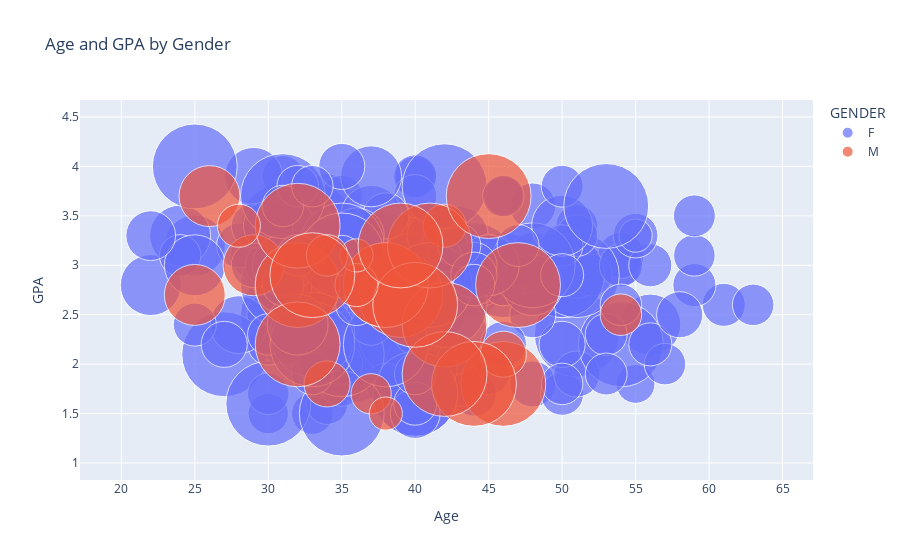
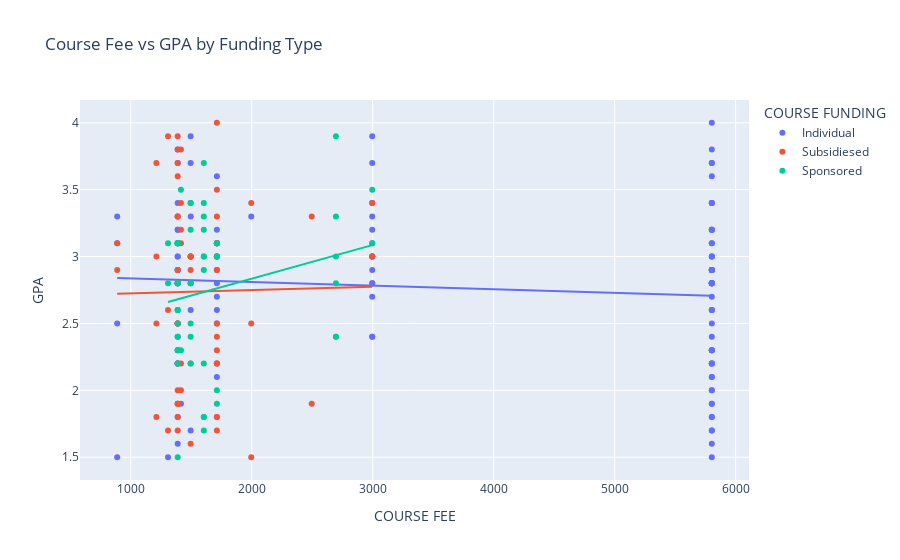
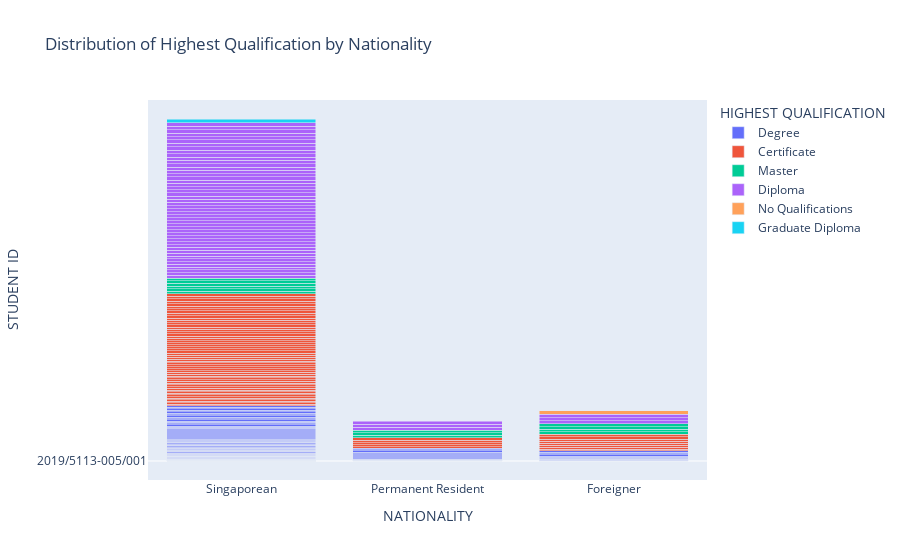

Notebook cell for these charts, in order:
### Code cell
# 1. Age and GPA by Gender: Bubble Chart
bubble_chart = px.scatter(data, x='Age', y='GPA', size='COURSE FEE', color='GENDER', 
                          title='Age and GPA by Gender', hover_name='DESIGNATION',
                          size_max=60)

# 2. Course Fee vs GPA by Funding Type: Scatter Plot with Trendlines
scatter_trendline = px.scatter(data, x='COURSE FEE', y='GPA', color='COURSE FUNDING',
                               title='Course Fee vs GPA by Funding Type', trendline='ols')

# 3. Distribution of Highest Qualification by Nationality: Stacked Bar Chart
stacked_bar = px.bar(data, x='NATIONALITY', y='STUDENT ID', color='HIGHEST QUALIFICATION', 
                     title='Distribution of Highest Qualification by Nationality', barmode='stack')

# 4. GPA Distribution by Designation: Box Plot
box_plot = px.box(data, x='DESIGNATION', y='GPA', color='DESIGNATION', title='GPA Distribution by Designation')

# 5. Age vs Course Fee by Gender and Nationality: 3D Scatter Plot
scatter_3d = px.scatter_3d(data, x='Age', y='COURSE FEE', z='GPA', color='GENDER', symbol='NATIONALITY',
                           title='Age vs Course Fee by Gender and Nationality')

# Save the plots as HTML files
bubble_chart.show()
scatter_trendline.show()
stacked_bar.show()
box_plot.show()
scatter_3d.show()

### Figure 1 — Plotly figure (JSON) as saved in the notebook; plotly's stock layout.template omitted (floating-point values rounded to 4 significant figures; data arrays with more than 128 entries replaced by an {"elided": "..."} marker saying what was removed)
{"data": [{"hovertemplate": "<b>%{hovertext}</b><br><br>GENDER=F<br>Age=%{x}<br>GPA=%{y}<br>COURSE FEE=%{marker.size}<extra></extra>", "hovertext": {"elided": "215 str values"}, "legendgroup": "F", "marker": {"color": "#636efa", "size": {"elided": "215 int values"}, "sizemode": "area", "sizeref": 1.612, "symbol": "circle"}, "mode": "markers", "name": "F", "orientation": "v", "showlegend": true, "type": "scatter", "x": {"elided": "215 int values"}, "xaxis": "x", "y": {"elided": "215 float values"}, "yaxis": "y"}, {"hovertemplate": "<b>%{hovertext}</b><br><br>GENDER=M<br>Age=%{x}<br>GPA=%{y}<br>COURSE FEE=%{marker.size}<extra></extra>", "hovertext": ["HR Executive (TA Operations)", "Helpdesk Manager", "HR Executive", "Early Childhood Support Office", "Manager", "Bank Executive", "Manager", "Senior Recruitment Manager", "Assistant Vice-President", "HR Executive", "Recruitment Consultant", "Assistant Manager, Human Resources", "Head of HR", "Manager", "Senior Manager", "Service Crew", "N.A.", "Consultant", "HR Executive", "Officer, Administration and Operations", "Senior Executive, Human Resource", "Teacher", "Admin Support Assistance", "Senior Analyst, Compensation & Benefits", "Operations Executive", "No Designation", "Audit Associate", "Senior Manager", "Lecturer"], "legendgroup": "M", "marker": {"color": "#EF553B", "size": [2996, 5803, 5803, 1712, 1712, 5803, 5803, 5803, 5803, 1308, 5803, 888, 5803, 1495, 1388, 2996, 5803, 5803, 1495, 888, 5803, 5803, 2996, 5803, 1388, 1495, 5803, 5803, 5803], "sizemode": "area", "sizeref": 1.612, "symbol": "circle"}, "mode": "markers", "name": "M", "orientation": "v", "showlegend": true, "type": "scatter", "x": [29, 46, 39, 34, 46, 38, 42, 38, 44, 37, 32, 38, 42, 42, 54, 25, 41, 40, 36, 36, 32, 47, 26, 32, 34, 28, 33, 39, 45], "xaxis": "x", "y": [3, 1.8, 2.7, 1.8, 2.1, 2.8, 2.4, 2.8, 1.8, 1.7, 2.8, 1.5, 1.9, 3.4, 2.5, 2.7, 3.2, 2.6, 2.8, 3.1, 2.2, 2.8, 3.7, 3.4, 3.1, 3.4, 2.9, 3.2, 3.7], "yaxis": "y"}], "layout": {"legend": {"itemsizing": "constant", "title": {"text": "GENDER"}, "tracegroupgap": 0}, "title": {"text": "Age and GPA by Gender"}, "xaxis": {"anchor": "y", "domain": [0, 1], "title": {"text": "Age"}}, "yaxis": {"anchor": "x", "domain": [0, 1], "title": {"text": "GPA"}}}}

### Figure 2 — Plotly figure (JSON) as saved in the notebook; plotly's stock layout.template omitted (floating-point values rounded to 4 significant figures; data arrays with more than 128 entries replaced by an {"elided": "..."} marker saying what was removed)
{"data": [{"hovertemplate": "COURSE FUNDING=Individual<br>COURSE FEE=%{x}<br>GPA=%{y}<extra></extra>", "legendgroup": "Individual", "marker": {"color": "#636efa", "symbol": "circle"}, "mode": "markers", "name": "Individual", "orientation": "v", "showlegend": true, "type": "scatter", "x": {"elided": "133 int values"}, "xaxis": "x", "y": {"elided": "133 float values"}, "yaxis": "y"}, {"hovertemplate": "<b>OLS trendline</b><br>GPA = -2.68582e-05 * COURSE FEE + 2.86301<br>R<sup>2</sup>=0.009215<br><br>COURSE FUNDING=Individual<br>COURSE FEE=%{x}<br>GPA=%{y} <b>(trend)</b><extra></extra>", "legendgroup": "Individual", "marker": {"color": "#636efa", "symbol": "circle"}, "mode": "lines", "name": "Individual", "showlegend": false, "type": "scatter", "x": {"elided": "133 int values"}, "xaxis": "x", "y": {"elided": "133 float values"}, "yaxis": "y"}, {"hovertemplate": "COURSE FUNDING=Subsidiesed<br>COURSE FEE=%{x}<br>GPA=%{y}<extra></extra>", "legendgroup": "Subsidiesed", "marker": {"color": "#EF553B", "symbol": "circle"}, "mode": "markers", "name": "Subsidiesed", "orientation": "v", "showlegend": true, "type": "scatter", "x": [1212, 2996, 1388, 1388, 1712, 1712, 1712, 1712, 1388, 2496, 1388, 1495, 1388, 1388, 1712, 1308, 1415, 1712, 1415, 1712, 1212, 1388, 1388, 1712, 1996, 888, 1308, 1495, 1415, 1388, 1996, 1495, 1495, 1388, 1212, 1388, 1388, 1388, 2996, 1388, 1712, 1388, 1388, 1415, 1388, 1712, 888, 1308, 1388, 1712, 1495, 2496, 1212, 1996, 1712, 1712, 1415, 1415, 1388, 1712, 1388, 1388], "xaxis": "x", "y": [1.8, 3, 3.1, 2.5, 1.7, 1.8, 3.1, 2.3, 1.9, 1.9, 2.5, 3, 2.2, 2, 3.1, 2.6, 3.4, 2.4, 2.2, 3, 3, 1.7, 2.9, 2.2, 2.5, 2.9, 1.7, 2.2, 2, 1.8, 1.5, 3, 1.6, 2.8, 2.5, 1.9, 3.3, 1.9, 3.4, 2.5, 2.5, 3.9, 3.3, 3.1, 2.8, 3.3, 3.1, 3.9, 3.1, 3.5, 2.9, 3.3, 3.7, 3.4, 2.2, 2.9, 3.2, 3.8, 3.6, 4, 3.8, 3.7], "yaxis": "y"}, {"hovertemplate": "<b>OLS trendline</b><br>GPA = 2.51309e-05 * COURSE FEE + 2.69955<br>R<sup>2</sup>=0.000202<br><br>COURSE FUNDING=Subsidiesed<br>COURSE FEE=%{x}<br>GPA=%{y} <b>(trend)</b><extra></extra>", "legendgroup": "Subsidiesed", "marker": {"color": "#EF553B", "symbol": "circle"}, "mode": "lines", "name": "Subsidiesed", "showlegend": false, "type": "scatter", "x": [888, 888, 1212, 1212, 1212, 1212, 1308, 1308, 1308, 1388, 1388, 1388, 1388, 1388, 1388, 1388, 1388, 1388, 1388, 1388, 1388, 1388, 1388, 1388, 1388, 1388, 1388, 1388, 1388, 1388, 1415, 1415, 1415, 1415, 1415, 1415, 1495, 1495, 1495, 1495, 1495, 1712, 1712, 1712, 1712, 1712, 1712, 1712, 1712, 1712, 1712, 1712, 1712, 1712, 1712, 1996, 1996, 1996, 2496, 2496, 2996, 2996], "xaxis": "x", "y": [2.722, 2.722, 2.73, 2.73, 2.73, 2.73, 2.732, 2.732, 2.732, 2.734, 2.734, 2.734, 2.734, 2.734, 2.734, 2.734, 2.734, 2.734, 2.734, 2.734, 2.734, 2.734, 2.734, 2.734, 2.734, 2.734, 2.734, 2.734, 2.734, 2.734, 2.735, 2.735, 2.735, 2.735, 2.735, 2.735, 2.737, 2.737, 2.737, 2.737, 2.737, 2.743, 2.743, 2.743, 2.743, 2.743, 2.743, 2.743, 2.743, 2.743, 2.743, 2.743, 2.743, 2.743, 2.743, 2.75, 2.75, 2.75, 2.762, 2.762, 2.775, 2.775], "yaxis": "y"}, {"hovertemplate": "COURSE FUNDING=Sponsored<br>COURSE FEE=%{x}<br>GPA=%{y}<extra></extra>", "legendgroup": "Sponsored", "marker": {"color": "#00cc96", "symbol": "circle"}, "mode": "markers", "name": "Sponsored", "orientation": "v", "showlegend": true, "type": "scatter", "x": [1604, 1604, 1495, 1388, 1388, 1388, 1712, 1495, 1495, 1415, 2996, 1712, 1604, 1388, 2696, 1712, 1604, 1604, 1388, 2696, 1388, 1388, 2696, 1495, 1604, 1388, 1388, 1388, 1495, 1495, 1604, 2696, 1308, 1604, 1604, 2996, 1712, 1388, 2696, 1415, 1604, 1495, 1604, 1388, 1388, 1388, 2696, 1308, 1388], "xaxis": "x", "y": [2.2, 1.7, 2.8, 1.5, 3.1, 3.1, 1.9, 2.2, 2.5, 2.3, 3.1, 3.1, 1.8, 2.2, 2.4, 2, 1.8, 3, 2.8, 3.3, 3.1, 2.3, 2.4, 3.4, 3.2, 2.4, 2.5, 3.1, 2.4, 2.8, 3.7, 3.9, 2.8, 3.4, 2.9, 3.5, 3, 2.6, 2.8, 3.5, 3.3, 3.2, 3, 2.6, 2.6, 2.8, 3, 3.1, 3.1], "yaxis": "y"}, {"hovertemplate": "<b>OLS trendline</b><br>GPA = 0.0002519 * COURSE FEE + 2.33049<br>R<sup>2</sup>=0.051934<br><br>COURSE FUNDING=Sponsored<br>COURSE FEE=%{x}<br>GPA=%{y} <b>(trend)</b><extra></extra>", "legendgroup": "Sponsored", "marker": {"color": "#00cc96", "symbol": "circle"}, "mode": "lines", "name": "Sponsored", "showlegend": false, "type": "scatter", "x": [1308, 1308, 1388, 1388, 1388, 1388, 1388, 1388, 1388, 1388, 1388, 1388, 1388, 1388, 1388, 1388, 1388, 1415, 1415, 1495, 1495, 1495, 1495, 1495, 1495, 1495, 1604, 1604, 1604, 1604, 1604, 1604, 1604, 1604, 1604, 1604, 1604, 1712, 1712, 1712, 1712, 2696, 2696, 2696, 2696, 2696, 2696, 2996, 2996], "xaxis": "x", "y": [2.66, 2.66, 2.68, 2.68, 2.68, 2.68, 2.68, 2.68, 2.68, 2.68, 2.68, 2.68, 2.68, 2.68, 2.68, 2.68, 2.68, 2.687, 2.687, 2.707, 2.707, 2.707, 2.707, 2.707, 2.707, 2.707, 2.735, 2.735, 2.735, 2.735, 2.735, 2.735, 2.735, 2.735, 2.735, 2.735, 2.735, 2.762, 2.762, 2.762, 2.762, 3.01, 3.01, 3.01, 3.01, 3.01, 3.01, 3.085, 3.085], "yaxis": "y"}], "layout": {"legend": {"title": {"text": "COURSE FUNDING"}, "tracegroupgap": 0}, "title": {"text": "Course Fee vs GPA by Funding Type"}, "xaxis": {"anchor": "y", "domain": [0, 1], "title": {"text": "COURSE FEE"}}, "yaxis": {"anchor": "x", "domain": [0, 1], "title": {"text": "GPA"}}}}

### Figure 3 — Plotly figure (JSON) as saved in the notebook; plotly's stock layout.template omitted (floating-point values rounded to 4 significant figures)
{"data": [{"alignmentgroup": "True", "hovertemplate": "HIGHEST QUALIFICATION=Degree<br>NATIONALITY=%{x}<br>STUDENT ID=%{y}<extra></extra>", "legendgroup": "Degree", "marker": {"color": "#636efa", "pattern": {"shape": ""}}, "name": "Degree", "offsetgroup": "Degree", "orientation": "v", "showlegend": true, "textposition": "auto", "type": "bar", "x": ["Singaporean", "Permanent Resident", "Singaporean", "Singaporean", "Singaporean", "Foreigner", "Singaporean", "Permanent Resident", "Singaporean", "Singaporean", "Singaporean", "Singaporean", "Singaporean", "Singaporean", "Singaporean", "Permanent Resident", "Singaporean", "Permanent Resident", "Singaporean", "Singaporean", "Singaporean", "Singaporean", "Singaporean", "Permanent Resident", "Permanent Resident", "Singaporean", "Singaporean", "Singaporean", "Singaporean", "Singaporean", "Singaporean", "Singaporean", "Foreigner", "Singaporean", "Singaporean", "Singaporean", "Foreigner", "Singaporean", "Permanent Resident", "Singaporean", "Singaporean", "Singaporean", "Singaporean", "Singaporean", "Permanent Resident", "Singaporean", "Singaporean", "Singaporean", "Singaporean", "Singaporean", "Singaporean", "Permanent Resident", "Singaporean", "Singaporean", "Singaporean", "Singaporean", "Singaporean", "Singaporean", "Permanent Resident", "Singaporean", "Foreigner", "Singaporean", "Foreigner", "Singaporean", "Singaporean", "Singaporean", "Singaporean", "Singaporean", "Singaporean", "Singaporean", "Foreigner", "Singaporean", "Singaporean", "Singaporean", "Permanent Resident", "Permanent Resident", "Singaporean", "Singaporean", "Foreigner", "Foreigner", "Singaporean", "Permanent Resident", "Singaporean", "Foreigner", "Singaporean", "Permanent Resident", "Singaporean", "Singaporean", "Singaporean", "Singaporean", "Singaporean", "Foreigner", "Singaporean", "Singaporean", "Singaporean", "Permanent Resident", "Permanent Resident", "Permanent Resident", "Singaporean", "Singaporean", "Singaporean", "Singaporean", "Singaporean", "Foreigner"], "xaxis": "x", "y": ["2019/5113-005/001", "2019/2102-063/004", "2019/5113-006/003", "2019/2102-064/017", "2019/5112-006/005", "2019/1101-007/003", "2019/2102-063/001", "2019/2102-065/025", "2019/5112-005/001", "2019/5112-007/010", "2019/2102-065/043", "2019/5112-005/003", "2019/2102-065/040", "2019/1101-010/017", "2019/2102-065/038", "2019/2101-106/001", "2019/5113-007/004", "2019/5113-007/006", "2020/5113-009/005", "2019/2102-063/006", "2020/5113-009/006", "2019/5112-008/017", "2019/2102-065/034", "2019/2102-064/015", "2020/5112-009/001", "2019/5112-005/002", "2019/5113-005/002", "2020/5113-009/004", "2019/2102-065/024", "2020/2102-069/013", "2020/5112-012/015", "2020/1101-017/019", "2019/2102-066/049", "2019/2102-064/011", "2020/2101-112/011", "2020/2102-070/032", "2019/2102-066/050", "2020/5113-012/015", "2019/5112-008/018", "2020/5112-011/009", "2020/5113-011/014", "2020/2102-070/042", "2019/2102-064/016", "2020/5113-009/003", "2019/2102-065/039", "2020/5112-012/011", "2020/2101-112/010", "2020/2102-070/039", "2020/2102-070/040", "2020/5113-012/017", "2020/1101-014/004", "2020/2102-068/005", "2019/2102-064/018", "2020/5113-010/009", "2020/5112-012/010", "2020/2102-068/001", "2019/5112-007/012", "2020/2102-070/037", "2019/2102-067/057", "2020/2102-069/012", "2019/5112-007/009", "2019/5113-008/008", "2019/2102-066/051", "2020/1101-016/012", "2019/5113-007/005", "2019/2102-067/055", "2020/1101-015/009", "2019/5112-008/013", "2020/2102-070/029", "2019/2102-067/053", "2019/2102-065/029", "2020/2102-070/028", "2020/5113-012/016", "2020/5112-010/005", "2019/2102-065/031", "2020/2102-069/017", "2020/5113-009/002", "2020/5112-009/002", "2019/5112-007/007", "2019/2102-067/056", "2020/5112-010/003", "2019/2102-065/042", "2020/2102-068/010", "2019/2101-109/016", "2020/5112-011/007", "2019/1101-010/012", "2020/5112-011/008", "2020/2102-070/027", "2020/2101-111/005", "2019/5112-008/014", "2020/1101-015/010", "2019/5112-008/016", "2020/2102-068/008", "2020/5113-011/010", "2020/5113-009/001", "2020/5112-010/004", "2020/2102-068/011", "2020/2102-068/009", "2020/2102-070/041", "2020/5112-012/013", "2020/1101-016/013", "2020/5112-011/006", "2020/2102-070/030", "2020/5113-012/018"], "yaxis": "y"}, {"alignmentgroup": "True", "hovertemplate": "HIGHEST QUALIFICATION=Certificate<br>NATIONALITY=%{x}<br>STUDENT ID=%{y}<extra></extra>", "legendgroup": "Certificate", "marker": {"color": "#EF553B", "pattern": {"shape": ""}}, "name": "Certificate", "offsetgroup": "Certificate", "orientation": "v", "showlegend": true, "textposition": "auto", "type": "bar", "x": ["Permanent Resident", "Singaporean", "Singaporean", "Singaporean", "Singaporean", "Singaporean", "Singaporean", "Singaporean", "Singaporean", "Singaporean", "Singaporean", "Singaporean", "Singaporean", "Singaporean", "Singaporean", "Singaporean", "Singaporean", "Foreigner", "Foreigner", "Permanent Resident", "Singaporean", "Singaporean", "Singaporean", "Singaporean", "Singaporean", "Singaporean", "Singaporean", "Singaporean", "Singaporean", "Foreigner", "Singaporean", "Singaporean", "Singaporean", "Foreigner", "Singaporean", "Singaporean", "Singaporean", "Singaporean", "Singaporean", "Singaporean", "Permanent Resident", "Foreigner", "Singaporean", "Singaporean", "Foreigner", "Singaporean", "Singaporean", "Foreigner", "Singaporean", "Singaporean", "Singaporean", "Singaporean", "Singaporean", "Singaporean", "Singaporean", "Singaporean", "Singaporean", "Singaporean", "Singaporean", "Permanent Resident", "Singaporean", "Foreigner", "Singaporean", "Singaporean", "Singaporean", "Singaporean", "Permanent Resident", "Singaporean", "Singaporean"], "xaxis": "x", "y": ["2019/1101-008/006", "2019/2101-107/008", "2019/1101-008/008", "2019/2101-107/005", "2019/1101-008/009", "2019/2101-108/010", "2019/2102-067/054", "2019/1101-012/030", "2019/1101-010/014", "2019/1101-010/015", "2019/2102-063/009", "2019/2102-063/008", "2019/2101-107/009", "2019/2102-066/044", "2019/1101-007/002", "2019/2102-064/020", "2019/1101-012/031", "2019/2101-108/011", "2019/1101-010/019", "2020/1101-014/006", "2019/1101-011/029", "2019/2101-109/019", "2020/1101-013/001", "2020/1101-013/003", "2019/1101-011/026", "2019/2101-108/012", "2019/1101-010/022", "2019/2102-065/032", "2019/2102-065/023", "2019/2101-109/023", "2020/2102-068/006", "2019/2101-107/006", "2020/2101-111/008", "2019/1101-009/011", "2019/2102-063/005", "2020/2102-070/043", "2020/2102-070/038", "2020/2102-068/007", "2020/1101-016/014", "2019/2101-107/004", "2019/2101-106/002", "2020/2102-070/023", "2019/2101-109/018", "2020/2101-110/001", "2020/2102-070/033", "2019/2102-063/002", "2020/1101-017/018", "2019/1101-007/001", "2019/1101-010/016", "2020/1101-013/002", "2020/2101-111/006", "2019/2101-108/014", "2019/2101-107/007", "2019/1101-009/010", "2019/2101-109/015", "2019/2101-109/022", "2019/1101-012/033", "2020/2101-110/002", "2020/2101-111/009", "2019/1101-011/027", "2019/1101-011/025", "2019/2101-109/017", "2019/2101-109/021", "2020/2101-111/004", "2020/2102-069/022", "2020/2101-111/007", "2020/2102-069/018", "2020/2102-069/014", "2020/2102-070/026"], "yaxis": "y"}, {"alignmentgroup": "True", "hovertemplate": "HIGHEST QUALIFICATION=Master<br>NATIONALITY=%{x}<br>STUDENT ID=%{y}<extra></extra>", "legendgroup": "Master", "marker": {"color": "#00cc96", "pattern": {"shape": ""}}, "name": "Master", "offsetgroup": "Master", "orientation": "v", "showlegend": true, "textposition": "auto", "type": "bar", "x": ["Permanent Resident", "Permanent Resident", "Singaporean", "Permanent Resident", "Singaporean", "Singaporean", "Foreigner", "Foreigner", "Singaporean", "Foreigner", "Foreigner", "Singaporean", "Singaporean"], "xaxis": "x", "y": ["2019/1101-008/007", "2019/2102-067/058", "2019/5112-008/015", "2019/2102-065/037", "2019/5113-008/007", "2020/5113-011/013", "2020/1101-014/008", "2020/5113-010/008", "2020/5113-010/007", "2019/2102-065/027", "2020/2102-070/036", "2020/5113-011/011", "2020/5112-012/012"], "yaxis": "y"}, {"alignmentgroup": "True", "hovertemplate": "HIGHEST QUALIFICATION=Diploma<br>NATIONALITY=%{x}<br>STUDENT ID=%{y}<extra></extra>", "legendgroup": "Diploma", "marker": {"color": "#ab63fa", "pattern": {"shape": ""}}, "name": "Diploma", "offsetgroup": "Diploma", "orientation": "v", "showlegend": true, "textposition": "auto", "type": "bar", "x": ["Singaporean", "Singaporean", "Singaporean", "Singaporean", "Singaporean", "Singaporean", "Singaporean", "Singaporean", "Singaporean", "Singaporean", "Permanent Resident", "Singaporean", "Singaporean", "Singaporean", "Singaporean", "Foreigner", "Singaporean", "Singaporean", "Singaporean", "Singaporean", "Singaporean", "Singaporean", "Singaporean", "Singaporean", "Singaporean", "Permanent Resident", "Singaporean", "Singaporean", "Singaporean", "Singaporean", "Singaporean", "Singaporean", "Singaporean", "Singaporean", "Singaporean", "Singaporean", "Singaporean", "Permanent Resident", "Foreigner", "Singaporean", "Singaporean", "Foreigner", "Singaporean", "Singaporean", "Singaporean", "Singaporean", "Singaporean", "Singaporean", "Singaporean", "Singaporean", "Singaporean", "Singaporean", "Singaporean", "Singaporean", "Singaporean", "Singaporean"], "xaxis": "x", "y": ["2019/1101-007/005", "2019/2102-065/033", "2019/2102-064/012", "2019/2102-064/021", "2019/1101-010/024", "2019/5112-006/006", "2019/5112-006/004", "2019/2102-066/047", "2019/1101-010/013", "2019/1101-010/023", "2019/2102-065/030", "2019/1101-010/021", "2019/2102-066/052", "2019/2102-064/014", "2019/2102-065/028", "2019/2102-066/046", "2019/5112-007/011", "2019/2102-064/022", "2019/2102-063/007", "2019/2102-063/003", "2019/2102-065/026", "2020/1101-014/005", "2020/1101-015/011", "2019/5112-007/008", "2020/5113-011/012", "2019/1101-011/028", "2019/2102-065/035", "2019/2101-107/003", "2019/2102-065/041", "2019/2102-064/010", "2020/2102-069/019", "2020/2102-068/004", "2020/5112-012/014", "2020/2102-069/020", "2019/1101-010/020", "2020/2102-070/031", "2020/2102-070/035", "2020/2102-070/025", "2019/1101-007/004", "2019/2101-108/013", "2020/1101-017/017", "2019/2102-065/036", "2019/2102-066/045", "2019/2102-064/019", "2019/1101-012/032", "2020/2102-070/034", "2020/2101-112/012", "2019/2102-066/048", "2020/2102-069/015", "2020/1101-017/015", "2020/1101-017/016", "2020/2102-068/002", "2020/2102-069/016", "2020/2102-068/003", "2020/2101-111/003", "2020/2102-070/024"], "yaxis": "y"}, {"alignmentgroup": "True", "hovertemplate": "HIGHEST QUALIFICATION=No Qualifications<br>NATIONALITY=%{x}<br>STUDENT ID=%{y}<extra></extra>", "legendgroup": "No Qualifications", "marker": {"color": "#FFA15A", "pattern": {"shape": ""}}, "name": "No Qualifications", "offsetgroup": "No Qualifications", "orientation": "v", "showlegend": true, "textposition": "auto", "type": "bar", "x": ["Foreigner"], "xaxis": "x", "y": ["2019/2102-064/013"], "yaxis": "y"}, {"alignmentgroup": "True", "hovertemplate": "HIGHEST QUALIFICATION=Graduate Diploma<br>NATIONALITY=%{x}<br>STUDENT ID=%{y}<extra></extra>", "legendgroup": "Graduate Diploma", "marker": {"color": "#19d3f3", "pattern": {"shape": ""}}, "name": "Graduate Diploma", "offsetgroup": "Graduate Diploma", "orientation": "v", "showlegend": true, "textposition": "auto", "type": "bar", "x": ["Singaporean"], "xaxis": "x", "y": ["2020/2102-069/021"], "yaxis": "y"}], "layout": {"barmode": "stack", "legend": {"title": {"text": "HIGHEST QUALIFICATION"}, "tracegroupgap": 0}, "title": {"text": "Distribution of Highest Qualification by Nationality"}, "xaxis": {"anchor": "y", "domain": [0, 1], "title": {"text": "NATIONALITY"}}, "yaxis": {"anchor": "x", "domain": [0, 1], "title": {"text": "STUDENT ID"}}}}
